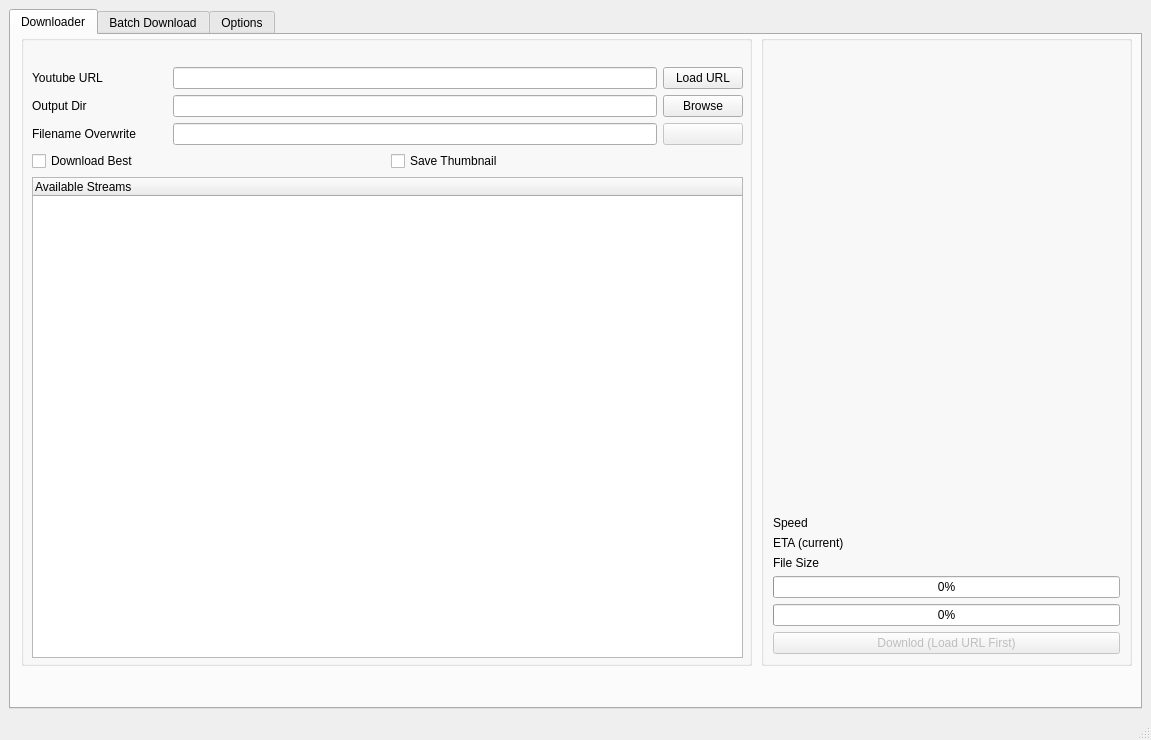
<?xml version="1.0" encoding="UTF-8"?>
<ui version="4.0">
 <class>MainWindow</class>
 <widget class="QMainWindow" name="MainWindow">
  <property name="geometry">
   <rect>
    <x>0</x>
    <y>0</y>
    <width>1151</width>
    <height>740</height>
   </rect>
  </property>
  <property name="minimumSize">
   <size>
    <width>1151</width>
    <height>740</height>
   </size>
  </property>
  <property name="maximumSize">
   <size>
    <width>1151</width>
    <height>740</height>
   </size>
  </property>
  <property name="windowTitle">
   <string>RT YoutubeDownloader</string>
  </property>
  <widget class="QWidget" name="centralwidget">
   <layout class="QGridLayout" name="gridLayout">
    <item row="0" column="1">
     <widget class="QTabWidget" name="tabWidget">
      <property name="minimumSize">
       <size>
        <width>127</width>
        <height>80</height>
       </size>
      </property>
      <property name="currentIndex">
       <number>0</number>
      </property>
      <widget class="QWidget" name="tab">
       <attribute name="title">
        <string>Downloader</string>
       </attribute>
       <widget class="QGroupBox" name="groupBox">
        <property name="geometry">
         <rect>
          <x>10</x>
          <y>0</y>
          <width>731</width>
          <height>631</height>
         </rect>
        </property>
        <property name="title">
         <string/>
        </property>
        <widget class="QWidget" name="layoutWidget">
         <property name="geometry">
          <rect>
           <x>11</x>
           <y>32</y>
           <width>711</width>
           <height>591</height>
          </rect>
         </property>
         <layout class="QVBoxLayout" name="verticalLayout_4">
          <item>
           <layout class="QHBoxLayout" name="horizontalLayout">
            <item>
             <layout class="QVBoxLayout" name="verticalLayout">
              <item>
               <widget class="QLabel" name="label">
                <property name="minimumSize">
                 <size>
                  <width>135</width>
                  <height>0</height>
                 </size>
                </property>
                <property name="text">
                 <string>Youtube URL</string>
                </property>
               </widget>
              </item>
              <item>
               <widget class="QLabel" name="label_2">
                <property name="minimumSize">
                 <size>
                  <width>135</width>
                  <height>0</height>
                 </size>
                </property>
                <property name="text">
                 <string>Output Dir</string>
                </property>
               </widget>
              </item>
              <item>
               <widget class="QLabel" name="label_3">
                <property name="maximumSize">
                 <size>
                  <width>135</width>
                  <height>16777215</height>
                 </size>
                </property>
                <property name="text">
                 <string>Filename Overwrite</string>
                </property>
               </widget>
              </item>
             </layout>
            </item>
            <item>
             <layout class="QVBoxLayout" name="verticalLayout_2">
              <item>
               <widget class="QLineEdit" name="line_url">
                <property name="text">
                 <string/>
                </property>
               </widget>
              </item>
              <item>
               <widget class="QLineEdit" name="line_dir"/>
              </item>
              <item>
               <widget class="QLineEdit" name="line_filename"/>
              </item>
             </layout>
            </item>
            <item>
             <layout class="QVBoxLayout" name="verticalLayout_3">
              <item>
               <widget class="QPushButton" name="push_url">
                <property name="text">
                 <string>Load URL</string>
                </property>
               </widget>
              </item>
              <item>
               <widget class="QPushButton" name="push_browse">
                <property name="text">
                 <string>Browse</string>
                </property>
               </widget>
              </item>
              <item>
               <widget class="QPushButton" name="pushButton_3">
                <property name="enabled">
                 <bool>false</bool>
                </property>
                <property name="text">
                 <string/>
                </property>
               </widget>
              </item>
             </layout>
            </item>
           </layout>
          </item>
          <item>
           <layout class="QHBoxLayout" name="horizontalLayout_3">
            <item>
             <widget class="QCheckBox" name="check_best">
              <property name="text">
               <string>Download Best</string>
              </property>
             </widget>
            </item>
            <item>
             <widget class="QCheckBox" name="check_thumbnail">
              <property name="text">
               <string>Save Thumbnail</string>
              </property>
             </widget>
            </item>
           </layout>
          </item>
          <item>
           <widget class="QTreeWidget" name="stream_tree">
            <property name="lineWidth">
             <number>1</number>
            </property>
            <column>
             <property name="text">
              <string>Available Streams</string>
             </property>
            </column>
           </widget>
          </item>
         </layout>
        </widget>
       </widget>
       <widget class="QGroupBox" name="groupBox_2">
        <property name="geometry">
         <rect>
          <x>750</x>
          <y>0</y>
          <width>371</width>
          <height>631</height>
         </rect>
        </property>
        <property name="title">
         <string/>
        </property>
        <layout class="QVBoxLayout" name="verticalLayout_6">
         <item>
          <widget class="QLabel" name="label_thumbnail">
           <property name="sizePolicy">
            <sizepolicy hsizetype="Fixed" vsizetype="Fixed">
             <horstretch>0</horstretch>
             <verstretch>0</verstretch>
            </sizepolicy>
           </property>
           <property name="minimumSize">
            <size>
             <width>345</width>
             <height>230</height>
            </size>
           </property>
           <property name="maximumSize">
            <size>
             <width>345</width>
             <height>230</height>
            </size>
           </property>
           <property name="autoFillBackground">
            <bool>false</bool>
           </property>
           <property name="text">
            <string/>
           </property>
          </widget>
         </item>
         <item>
          <widget class="QLabel" name="label_title">
           <property name="text">
            <string/>
           </property>
           <property name="alignment">
            <set>Qt::AlignCenter</set>
           </property>
          </widget>
         </item>
         <item>
          <spacer name="verticalSpacer">
           <property name="orientation">
            <enum>Qt::Vertical</enum>
           </property>
           <property name="sizeHint" stdset="0">
            <size>
             <width>20</width>
             <height>40</height>
            </size>
           </property>
          </spacer>
         </item>
         <item>
          <layout class="QGridLayout" name="gridLayout_2">
           <item row="2" column="0">
            <widget class="QLabel" name="label_7">
             <property name="text">
              <string>File Size</string>
             </property>
            </widget>
           </item>
           <item row="1" column="1">
            <widget class="QLabel" name="label_eta">
             <property name="text">
              <string/>
             </property>
            </widget>
           </item>
           <item row="2" column="1">
            <widget class="QLabel" name="label_size">
             <property name="text">
              <string/>
             </property>
            </widget>
           </item>
           <item row="1" column="0">
            <widget class="QLabel" name="label_6">
             <property name="maximumSize">
              <size>
               <width>100</width>
               <height>16777215</height>
              </size>
             </property>
             <property name="text">
              <string>ETA (current)</string>
             </property>
            </widget>
           </item>
           <item row="0" column="1">
            <widget class="QLabel" name="label_speed">
             <property name="text">
              <string/>
             </property>
            </widget>
           </item>
           <item row="0" column="0">
            <widget class="QLabel" name="label_5">
             <property name="maximumSize">
              <size>
               <width>100</width>
               <height>16777215</height>
              </size>
             </property>
             <property name="text">
              <string>Speed</string>
             </property>
            </widget>
           </item>
          </layout>
         </item>
         <item>
          <layout class="QVBoxLayout" name="verticalLayout_5">
           <item>
            <widget class="QProgressBar" name="progress_single">
             <property name="maximum">
              <number>1000</number>
             </property>
             <property name="value">
              <number>0</number>
             </property>
            </widget>
           </item>
           <item>
            <widget class="QProgressBar" name="progress_total">
             <property name="maximum">
              <number>1000</number>
             </property>
             <property name="value">
              <number>0</number>
             </property>
            </widget>
           </item>
           <item>
            <widget class="QPushButton" name="push_download">
             <property name="enabled">
              <bool>false</bool>
             </property>
             <property name="text">
              <string>Downlod (Load URL First)</string>
             </property>
            </widget>
           </item>
          </layout>
         </item>
        </layout>
       </widget>
      </widget>
      <widget class="QWidget" name="tab_3">
       <attribute name="title">
        <string>Batch Download</string>
       </attribute>
       <widget class="QGroupBox" name="groupBox_5">
        <property name="geometry">
         <rect>
          <x>20</x>
          <y>0</y>
          <width>711</width>
          <height>631</height>
         </rect>
        </property>
        <property name="title">
         <string/>
        </property>
        <widget class="QWidget" name="layoutWidget">
         <property name="geometry">
          <rect>
           <x>10</x>
           <y>40</y>
           <width>691</width>
           <height>581</height>
          </rect>
         </property>
         <layout class="QVBoxLayout" name="verticalLayout_13">
          <item>
           <layout class="QHBoxLayout" name="horizontalLayout_6">
            <item>
             <layout class="QVBoxLayout" name="verticalLayout_10">
              <item>
               <widget class="QLabel" name="label_11">
                <property name="text">
                 <string>Batch File</string>
                </property>
               </widget>
              </item>
              <item>
               <widget class="QLabel" name="label_12">
                <property name="text">
                 <string>Output Dir</string>
                </property>
               </widget>
              </item>
             </layout>
            </item>
            <item>
             <layout class="QVBoxLayout" name="verticalLayout_11">
              <item>
               <widget class="QLineEdit" name="line_batchfile"/>
              </item>
              <item>
               <widget class="QLineEdit" name="line_output_batch"/>
              </item>
             </layout>
            </item>
            <item>
             <layout class="QVBoxLayout" name="verticalLayout_12">
              <item>
               <widget class="QPushButton" name="push_batch_select">
                <property name="text">
                 <string>Select</string>
                </property>
               </widget>
              </item>
              <item>
               <widget class="QPushButton" name="push_batch_brows">
                <property name="text">
                 <string>Browse</string>
                </property>
               </widget>
              </item>
             </layout>
            </item>
           </layout>
          </item>
          <item>
           <widget class="QGroupBox" name="groupBox_4">
            <property name="maximumSize">
             <size>
              <width>200</width>
              <height>16777215</height>
             </size>
            </property>
            <property name="title">
             <string>Quality</string>
            </property>
            <layout class="QHBoxLayout" name="horizontalLayout_4">
             <item>
              <widget class="QRadioButton" name="radio_best">
               <property name="text">
                <string>Best</string>
               </property>
               <property name="checked">
                <bool>true</bool>
               </property>
              </widget>
             </item>
             <item>
              <widget class="QRadioButton" name="radio_worst">
               <property name="text">
                <string>Worst</string>
               </property>
              </widget>
             </item>
            </layout>
           </widget>
          </item>
          <item>
           <widget class="QGroupBox" name="groupBox_7">
            <property name="minimumSize">
             <size>
              <width>0</width>
              <height>100</height>
             </size>
            </property>
            <property name="title">
             <string>Other Batch Options</string>
            </property>
            <layout class="QHBoxLayout" name="horizontalLayout_7">
             <item>
              <layout class="QHBoxLayout" name="horizontalLayout_5">
               <item>
                <widget class="QCheckBox" name="check_hfolder">
                 <property name="text">
                  <string>Download in separate folders</string>
                 </property>
                </widget>
               </item>
               <item>
                <spacer name="horizontalSpacer">
                 <property name="orientation">
                  <enum>Qt::Horizontal</enum>
                 </property>
                 <property name="sizeHint" stdset="0">
                  <size>
                   <width>30</width>
                   <height>20</height>
                  </size>
                 </property>
                </spacer>
               </item>
               <item>
                <widget class="QLabel" name="label_14">
                 <property name="enabled">
                  <bool>false</bool>
                 </property>
                 <property name="minimumSize">
                  <size>
                   <width>120</width>
                   <height>0</height>
                  </size>
                 </property>
                 <property name="text">
                  <string>Folder name</string>
                 </property>
                </widget>
               </item>
               <item>
                <widget class="QComboBox" name="combo_folder_name">
                 <property name="enabled">
                  <bool>false</bool>
                 </property>
                 <property name="minimumSize">
                  <size>
                   <width>100</width>
                   <height>0</height>
                  </size>
                 </property>
                 <item>
                  <property name="text">
                   <string>Title</string>
                  </property>
                 </item>
                 <item>
                  <property name="text">
                   <string>Id</string>
                  </property>
                 </item>
                </widget>
               </item>
               <item>
                <spacer name="horizontalSpacer_2">
                 <property name="orientation">
                  <enum>Qt::Horizontal</enum>
                 </property>
                 <property name="sizeHint" stdset="0">
                  <size>
                   <width>40</width>
                   <height>20</height>
                  </size>
                 </property>
                </spacer>
               </item>
              </layout>
             </item>
            </layout>
           </widget>
          </item>
          <item>
           <widget class="QListWidget" name="list_urls"/>
          </item>
         </layout>
        </widget>
       </widget>
       <widget class="QGroupBox" name="groupBox_6">
        <property name="geometry">
         <rect>
          <x>750</x>
          <y>0</y>
          <width>371</width>
          <height>631</height>
         </rect>
        </property>
        <property name="title">
         <string/>
        </property>
        <layout class="QVBoxLayout" name="verticalLayout_7">
         <item>
          <widget class="QLabel" name="label_thumbnail_2">
           <property name="sizePolicy">
            <sizepolicy hsizetype="Fixed" vsizetype="Fixed">
             <horstretch>0</horstretch>
             <verstretch>0</verstretch>
            </sizepolicy>
           </property>
           <property name="minimumSize">
            <size>
             <width>345</width>
             <height>230</height>
            </size>
           </property>
           <property name="maximumSize">
            <size>
             <width>345</width>
             <height>230</height>
            </size>
           </property>
           <property name="text">
            <string/>
           </property>
          </widget>
         </item>
         <item>
          <widget class="QLabel" name="label_title_2">
           <property name="text">
            <string/>
           </property>
           <property name="alignment">
            <set>Qt::AlignCenter</set>
           </property>
          </widget>
         </item>
         <item>
          <spacer name="verticalSpacer_2">
           <property name="orientation">
            <enum>Qt::Vertical</enum>
           </property>
           <property name="sizeHint" stdset="0">
            <size>
             <width>20</width>
             <height>40</height>
            </size>
           </property>
          </spacer>
         </item>
         <item>
          <layout class="QGridLayout" name="gridLayout_3">
           <item row="2" column="0">
            <widget class="QLabel" name="label_8">
             <property name="text">
              <string>File Size</string>
             </property>
            </widget>
           </item>
           <item row="1" column="1">
            <widget class="QLabel" name="label_eta_2">
             <property name="text">
              <string/>
             </property>
            </widget>
           </item>
           <item row="2" column="1">
            <widget class="QLabel" name="label_size_2">
             <property name="text">
              <string/>
             </property>
            </widget>
           </item>
           <item row="1" column="0">
            <widget class="QLabel" name="label_9">
             <property name="maximumSize">
              <size>
               <width>100</width>
               <height>16777215</height>
              </size>
             </property>
             <property name="text">
              <string>ETA (current)</string>
             </property>
            </widget>
           </item>
           <item row="0" column="1">
            <widget class="QLabel" name="label_speed_2">
             <property name="text">
              <string/>
             </property>
            </widget>
           </item>
           <item row="0" column="0">
            <widget class="QLabel" name="label_10">
             <property name="maximumSize">
              <size>
               <width>100</width>
               <height>16777215</height>
              </size>
             </property>
             <property name="text">
              <string>Speed</string>
             </property>
            </widget>
           </item>
          </layout>
         </item>
         <item>
          <layout class="QVBoxLayout" name="verticalLayout_8">
           <item>
            <widget class="QProgressBar" name="progress_single_2">
             <property name="maximum">
              <number>1000</number>
             </property>
             <property name="value">
              <number>0</number>
             </property>
            </widget>
           </item>
           <item>
            <widget class="QProgressBar" name="progress_total_2">
             <property name="maximum">
              <number>1000</number>
             </property>
             <property name="value">
              <number>0</number>
             </property>
            </widget>
           </item>
           <item>
            <widget class="QPushButton" name="push_download_batch">
             <property name="text">
              <string>Download</string>
             </property>
            </widget>
           </item>
          </layout>
         </item>
        </layout>
       </widget>
      </widget>
      <widget class="QWidget" name="tab_2">
       <attribute name="title">
        <string>Options</string>
       </attribute>
       <widget class="QGroupBox" name="groupBox_3">
        <property name="geometry">
         <rect>
          <x>10</x>
          <y>10</y>
          <width>461</width>
          <height>261</height>
         </rect>
        </property>
        <property name="title">
         <string>Network</string>
        </property>
        <widget class="QWidget" name="layoutWidget">
         <property name="geometry">
          <rect>
           <x>10</x>
           <y>30</y>
           <width>441</width>
           <height>71</height>
          </rect>
         </property>
         <layout class="QVBoxLayout" name="verticalLayout_9">
          <item>
           <layout class="QHBoxLayout" name="horizontalLayout_2">
            <item>
             <widget class="QLabel" name="label_4">
              <property name="text">
               <string>Proxy</string>
              </property>
             </widget>
            </item>
            <item>
             <widget class="QLineEdit" name="line_proxy">
              <property name="text">
               <string/>
              </property>
             </widget>
            </item>
           </layout>
          </item>
          <item>
           <widget class="QLabel" name="label_13">
            <property name="lineWidth">
             <number>2</number>
            </property>
            <property name="text">
             <string>Help: proxy-type://address:port
Example: socks5://127.0.0.1:1080</string>
            </property>
           </widget>
          </item>
         </layout>
        </widget>
       </widget>
      </widget>
     </widget>
    </item>
   </layout>
  </widget>
  <widget class="QMenuBar" name="menubar">
   <property name="geometry">
    <rect>
     <x>0</x>
     <y>0</y>
     <width>1151</width>
     <height>22</height>
    </rect>
   </property>
  </widget>
  <widget class="QStatusBar" name="statusbar"/>
 </widget>
 <resources/>
 <connections/>
</ui>
